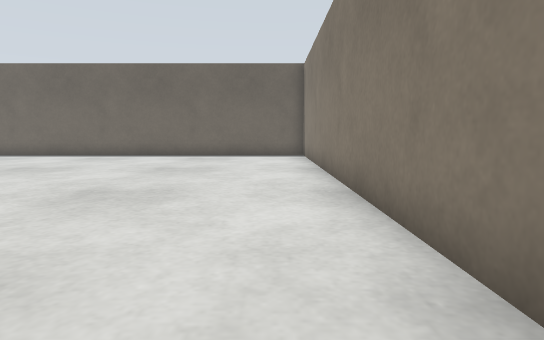
view 1 (above)

24 first-person views from a walk through a Gazebo world. The camera is 0.5 m above the floor, tilts 6° down and sees 75° across. The floor is counted in squares, 0.5 m on a side. Each view is taken from the middle of a square. On the plan, view 1 faces up. The plan holds only what a view shows up to about 13 squares ahead; the rest is blank. The place goes on beyond the plan.

view 2
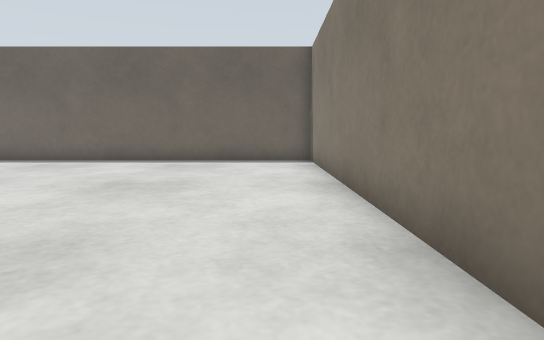

view 3
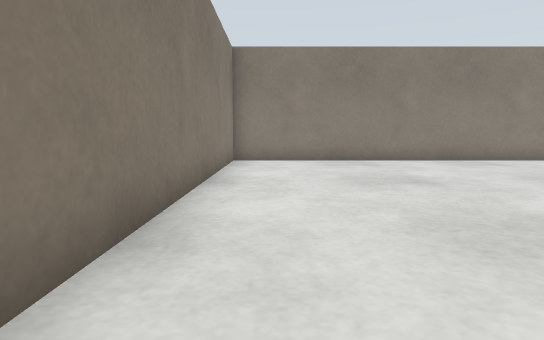

view 4
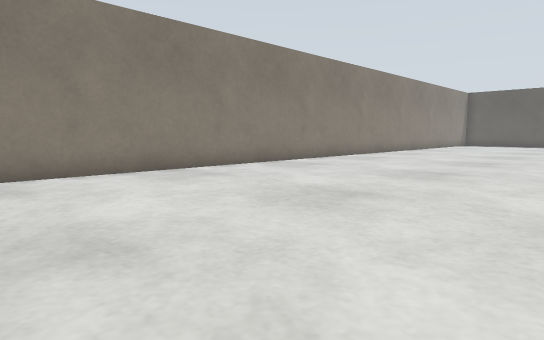

view 5
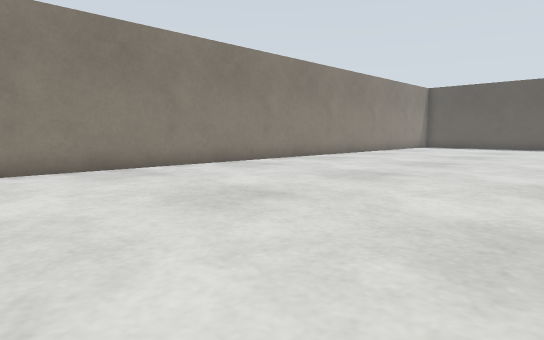

view 6
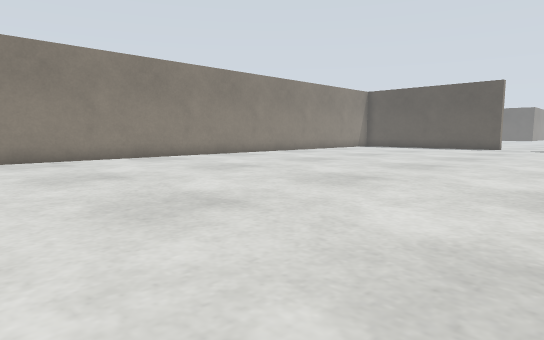

view 7
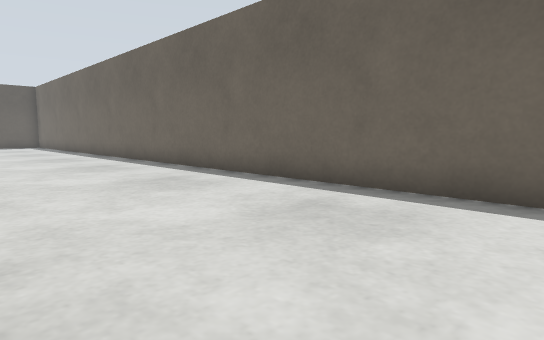

view 8
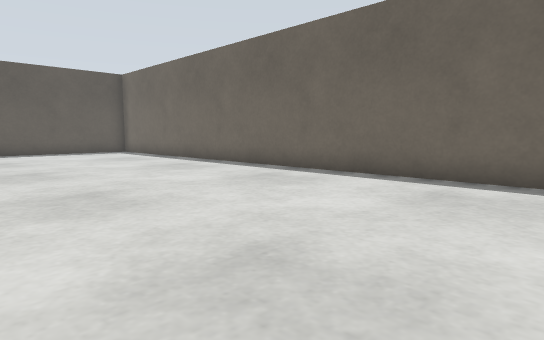

view 9
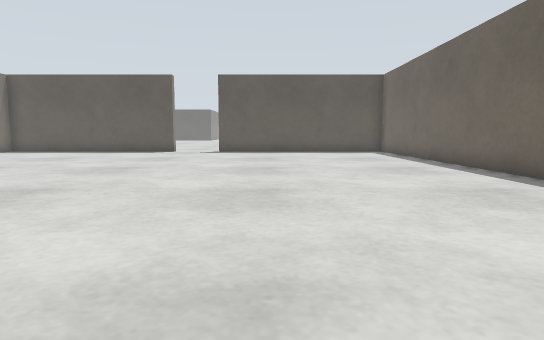

view 10
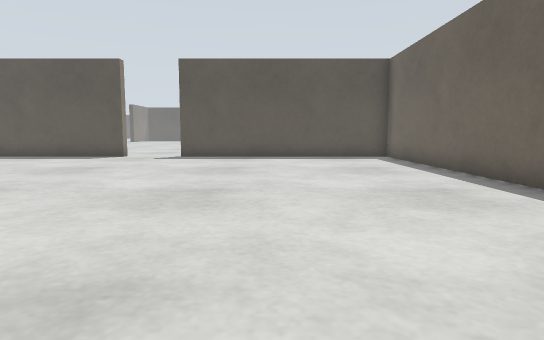

view 11
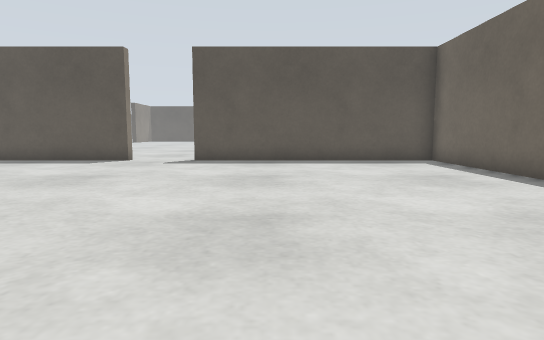

view 12
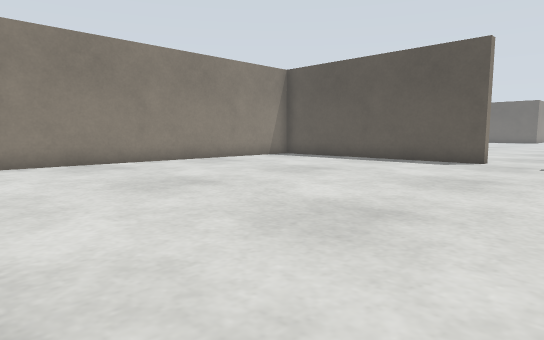

view 13
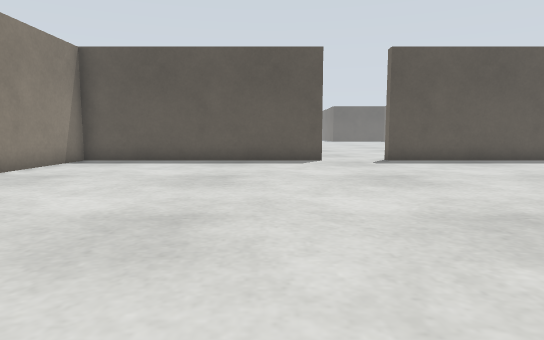

view 14
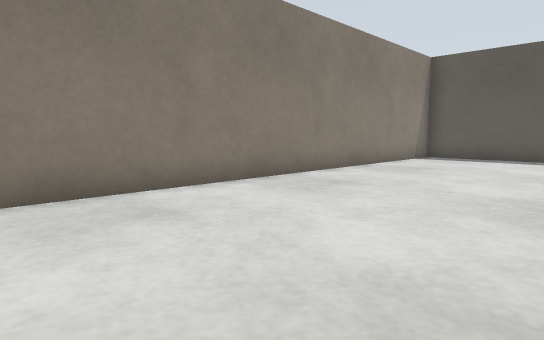

view 15
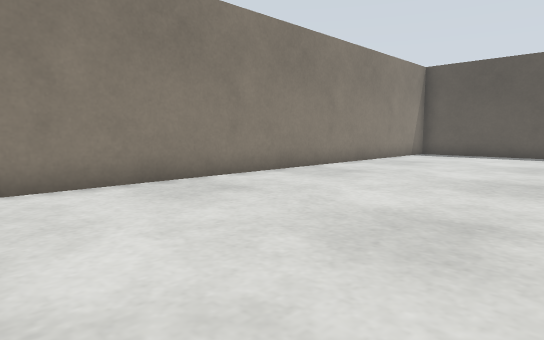

view 16
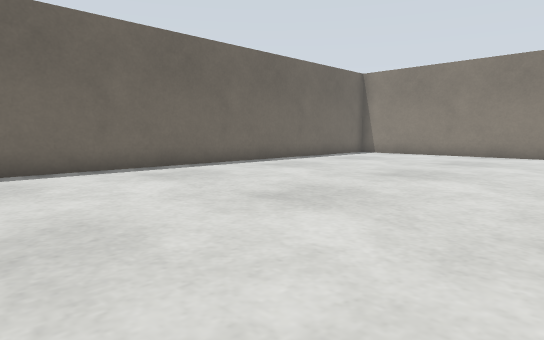

view 17
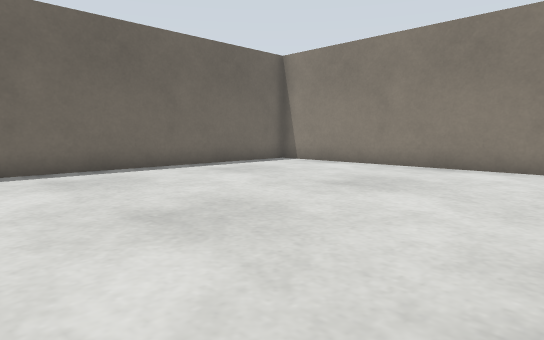

view 18
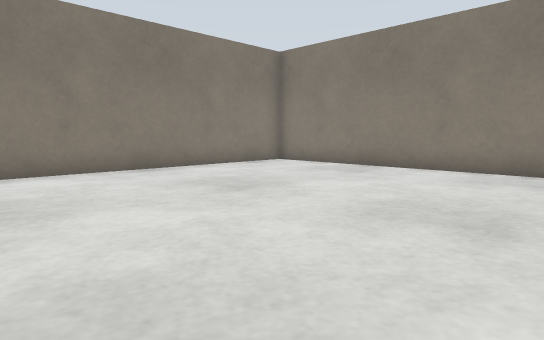

view 19
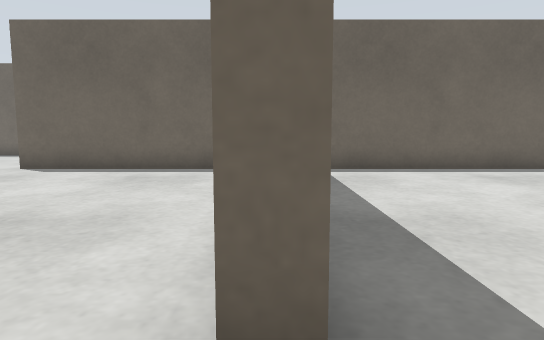

view 20
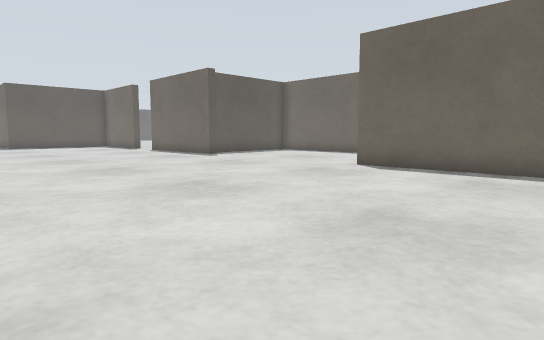

view 21
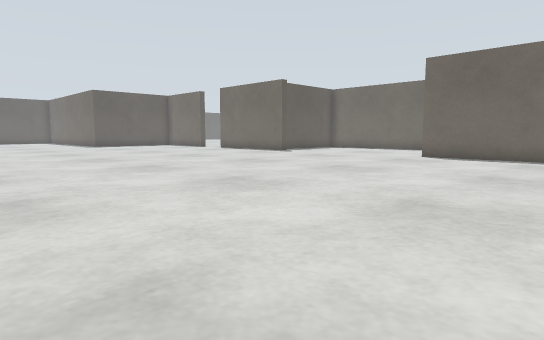

view 22
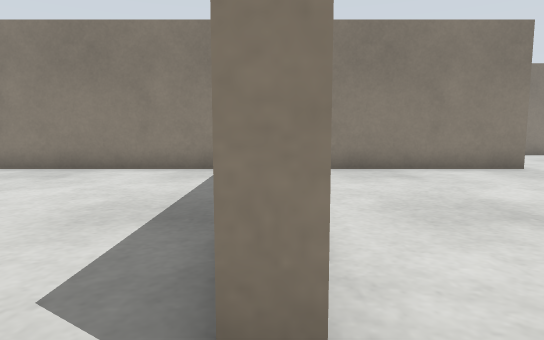

view 23
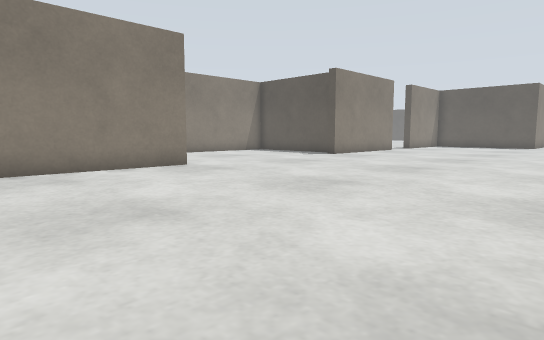

view 24
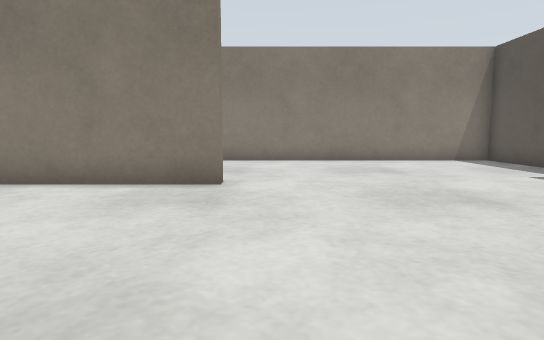

### Floor plan
Points are (right, up) in squares from view 1. A wall is a line through its corners. A room is listed if a view was taken in it or the views show most of it. See-through windows are left out.
Room 1 (views 1, 2, 3, 4, 5, 6, 7, 8, 9, 10, 11, 12, 13, 14, 15, 16, 17, 18)
walls: (-31.8, 4.8) (-31.8, -3.8) (1.4, -3.8) (1.4, 15.8) (-31.8, 15.8) (-31.8, 7.2)
ways out: opening at (-32, 6) to room 2
Room 2 (views 19, 20, 21, 22, 23, 24)
walls: (-32.2, 4.8) (-31.8, 4.8); (-39, -4.2) (-39, -3.8) (-33.6, -3.8); (-31.8, 7.2) (-32.2, 7.2); (-33.6, 15.8) (-39, 15.8); (-47.5, -9.8) (-38.1, -9.8)
ways out: opening at (-32, 6) to room 1

Where each view was taken, in squares from view 1:
view 1: 0 up, 0 right, facing up
view 2: 3 up, 0 right, facing up
view 3: 9 up, 0 right, facing down
view 4: 5 up, 2 left, facing down-left
view 5: 6 up, 7 left, facing down-left
view 6: 10 up, 8 left, facing down-left
view 7: 10 up, 4 left, facing up-left
view 8: 8 up, 13 left, facing up-left
view 9: 10 up, 13 left, facing left
view 10: 11 up, 17 left, facing left
view 11: 10 up, 19 left, facing left
view 12: 8 up, 19 left, facing down-left
view 13: 3 up, 19 left, facing left
view 14: 2 up, 17 left, facing down-left
view 15: 3 up, 15 left, facing down-left
view 16: 6 up, 15 left, facing up-right
view 17: 6 up, 9 left, facing up-right
view 18: 6 up, 8 left, facing down-right
view 19: 6 up, 32 left, facing up
view 20: 6 up, 33 left, facing up-left
view 21: 1 up, 33 left, facing up-left
view 22: 6 up, 32 left, facing down
view 23: 6 up, 33 left, facing down-left
view 24: 3 up, 40 left, facing down
